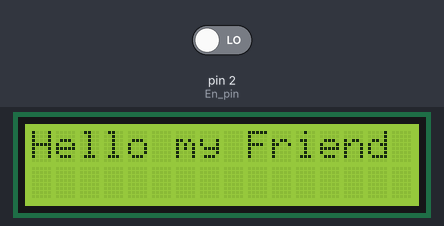
Simulated run of this sketch. Board: Arduino Uno, built with avr-gcc and run on an emulated ATmega328P. Shown: 16×2 character LCD. The inputs (shaded band) are chosen by the test bench; at power-on: pin 2 (En_pin) LOW.

Above: at 0.1 s.
At 4.2 s:
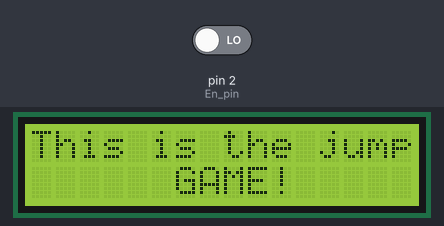
At 7.2 s:
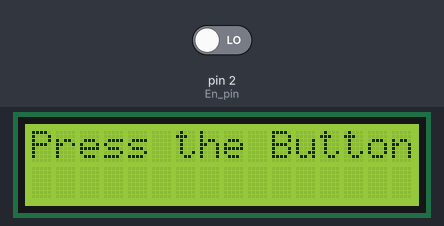
At 10.2 s:
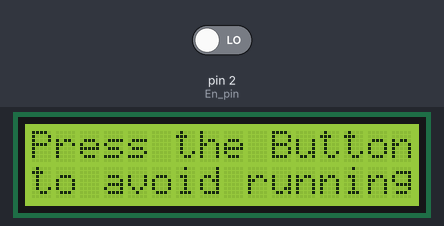
At 13.2 s:
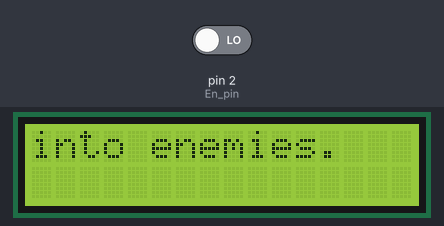
At 27.0 s:
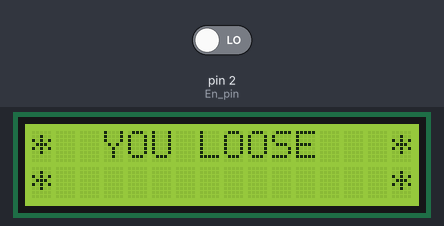

Measured:
- what the display in image 1 shows lasts 3.0 s, from 4.1 s to 7.1 s

The sketch:

jumpGame.ino
```cpp
#include <Wire.h>
#include <LCD.h>
#include <LiquidCrystal_I2C.h>

#define I2C_ADDR      0x3F
#define BACKLIGHT_PIN 3
#define En_pin        2
#define Rw_pin        1
#define Rs_pin        0
#define D4_pin        4
#define D5_pin        5
#define D6_pin        6
#define D7_pin        7

char screenContent[2][16];
long debouncing_time = 15;
volatile unsigned long last_micros;
boolean showedOnce = false;
boolean isCorrectJump = false;
int levelTimeOut = 1000;
int level = 0;
int score = 0;

LiquidCrystal_I2C	lcd(I2C_ADDR,En_pin,Rw_pin,Rs_pin,D4_pin,D5_pin,D6_pin,D7_pin, BACKLIGHT_PIN, POSITIVE);

void jump() {
  if (screenContent[1][3] == 'M') {
    isCorrectJump = true;
  }
}

void debounceInterrupt() {
  if((long)(micros() - last_micros) >= debouncing_time * 1000) {
    jump();
    last_micros = micros();
  }
}

void setup() {
  attachInterrupt(0, debounceInterrupt, RISING);
  lcd.begin (16,2);
  lcd.home();
  lcd.setBacklight(HIGH);
}

void world2Display() {
  for (int rowIdx = 0; rowIdx < 2; rowIdx++){
    for (int colIdx = 0; colIdx < 16; colIdx++){
      /* Stop flickering of level and score number */
      if(((rowIdx == 0) && ((colIdx == 0) ||
                            (colIdx == 2) ||
                            (colIdx == 12) ||
                            (colIdx == 13) ||
                            (colIdx == 14) ||
                            (colIdx == 15)))) continue;
      if (((colIdx == 2)) && ((screenContent[1][2] == ' '))) continue;
      lcd.setCursor(colIdx, rowIdx);
      lcd.print(screenContent[rowIdx][colIdx]);
    }
  }
}

void greeting() {
  //lcd.autoscroll();
  lcd.setCursor(0,0);
  lcd.print("Hello my Friend");
  delay(3000);
  lcd.clear();
  lcd.setCursor(0,0);
  lcd.print("This is the jump");
  delay(1000);
  lcd.setCursor(0,1);
  lcd.print("      GAME!     ");
  delay(3000);
  lcd.clear();
  lcd.setCursor(0,0);
  lcd.print("Press the Button");
  delay(3000);
  lcd.setCursor(0,1);
  lcd.print("to avoid running");
  delay(3000);
  lcd.clear();
  lcd.setCursor(0,0);
  lcd.print("into enemies.");
  delay(3000);
  lcd.clear();
  lcd.setCursor(0,1);
  lcd.print("   Good Luck!   ");
  delay(3000);
}

void countDown() {
  for (int countDown = 5; countDown >= 0; countDown--) {
    lcd.clear();
    lcd.setCursor(6,0);
    if (countDown == 0) {
      lcd.print("GO!");
    } else {
      lcd.print('*');
      lcd.print(countDown);
      lcd.print('*');
    }
    delay(1000);
  }
}

void initWorld() {
  memcpy(&screenContent[0], "                ", 16*sizeof(char));
  memcpy(&screenContent[1], "               M", 16*sizeof(char));
}

void copyScore2Display() {
  lcd.setCursor(12,0);
  lcd.print(score);
}

void increaseScore() {
  score++;
  copyScore2Display();
}

void copyLevel2Display() {
  lcd.setCursor(0,0);
  lcd.print(level);
}

void increaseLevel() {
  level++;
  copyLevel2Display();
}

void checkIfWon() {
  if (level == 9) {
    lcd.clear();
    lcd.setCursor(0,0);
    lcd.print("* YOU HAVE WON *");
    lcd.setCursor(0,1);
    delay(1000);
    lcd.print("*  WOOP WOOP!  *");
    while (1) {} /* Game ends here */
  }
}

void spawnEnemy() {
  //if (random(0,21) != 20) {
    screenContent[1][15] = 'M';
  //}
}

void printPlayer() {
  if (isCorrectJump) {
    lcd.setCursor(2,0);
    lcd.print('L');
    lcd.setCursor(2,1);
    lcd.print(' ');
    if((screenContent[1][3] == ' ') && (screenContent[1][2] == ' ')) {
      screenContent[1][1] = ' ';
      isCorrectJump = false;
    }
  } else {
    lcd.setCursor(2,0);
    lcd.print(' ');
    lcd.setCursor(2,1);
    lcd.print('L');
    if((screenContent[1][3] == ' ') && (screenContent[1][2] == ' ')) {
      screenContent[1][1] = ' ';
    }
  }

}

void advanceWorld() {
  char temp;
  for (int pos = 0; pos < 15; pos++){
    temp = screenContent[1][pos+1];
    screenContent[1][pos+1] = screenContent[1][pos];
    screenContent[1][pos] = temp;
  }
}

void autoJump() {
  if (screenContent[1][3] == 'M') {
    isCorrectJump = true;
  }
}

void checkIfDead() {
  if((screenContent[1][2] == 'M') && !isCorrectJump) {
    lcd.clear();
    lcd.setCursor(0,0);
    lcd.print("*  YOU LOOSE   *");
    lcd.setCursor(0,1);
    delay(1000);
    lcd.print("*              *");
    while (1) {} /* Game ends here */
  }
}


void loop() {
  /* RUN ONCE */
  if (!showedOnce) {
    showedOnce = true;
    greeting();
    countDown();
    initWorld();
    copyLevel2Display();
  }
  /* ======== */


  levelTimeOut = levelTimeOut - 100;
  if((levelTimeOut % 20) == 0) {
    increaseScore();
  }

  if (levelTimeOut == 0) {
    increaseLevel();
    levelTimeOut = 1000;
  }

  if ((levelTimeOut % 37) == 0) {
    spawnEnemy();
  }

  //autoJump();

  world2Display();
  printPlayer();

  checkIfWon();
  checkIfDead();

  if ((levelTimeOut % 10) == 0) {
    advanceWorld();
  }

}
```
